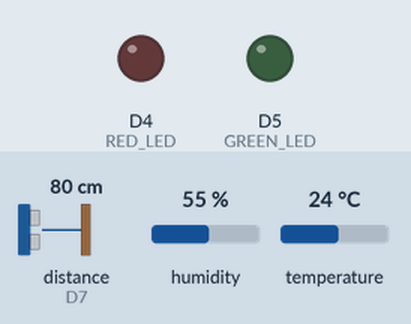
This sketch was run on a simulated ESP8266 (NodeMCU). Shown: output pins drawn as LEDs (lit = HIGH). The inputs (shaded band) are chosen by the test bench; at power-on: distance to the obstacle (sensor on D7) 80 cm, humidity 55 %, temperature 24 °C. The echo pulse lasts 58.3 µs per cm; WiFi joins after 1.5 s; servers stay silent unless stated; no MQTT or app messages arrive unless stated; pins used as bus, display or sensor lines are not drawn; what the sketch prints to the serial monitor is not drawn.

Above: at 2.7 s.
2.8 s: distance to the obstacle (sensor on D7) set to 76 cm
At 3.5 s:
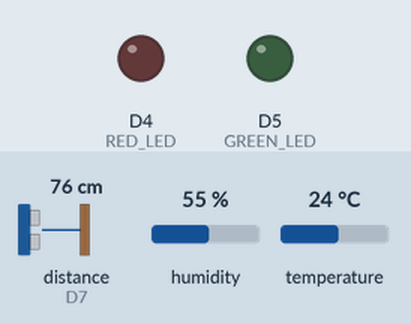
9.7 s: distance to the obstacle (sensor on D7) set to 2 cm
At 11.0 s:
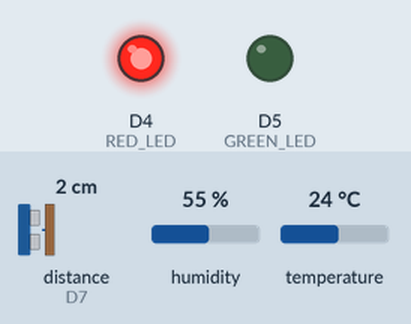
16.6 s: distance to the obstacle (sensor on D7) set to 120 cm
At 21.3 s:
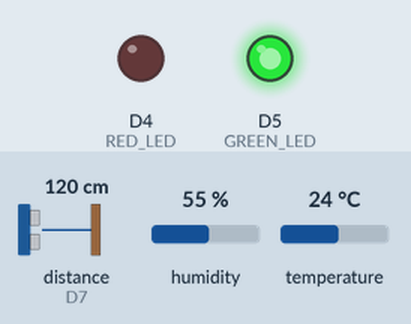
23.5 s: distance to the obstacle (sensor on D7) set to 4 cm
At 26.1 s:
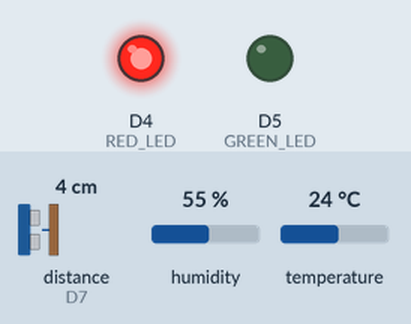
30.4 s: distance to the obstacle (sensor on D7) set to 250 cm
At 35.5 s:
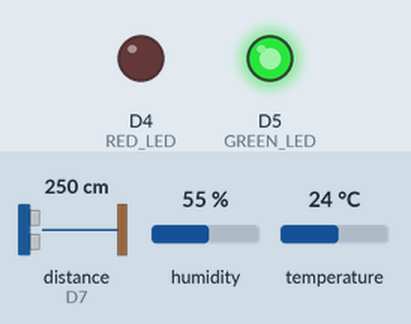
Timing chart, 0 to 37.0 s (numbered marks = the images above; inputs shaded):
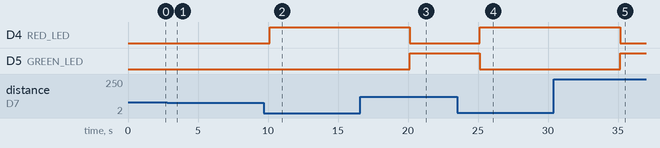

The sketch:

Deteksi_Banjir.ino
```cpp
#include <Arduino.h>
#include <ESP8266WiFi.h>
#include <PubSubClient.h>
#include <SimpleDHT.h>

#define RED_LED D4
#define GREEN_LED D5
#define BLUE_LED D6

const char *ssid = "POCO X3 NFC";              // sesuaikan dengan username wifi
const char *password = "lumajang";             // sesuaikan dengan password wifi
const char *mqtt_server = "broker.hivemq.com"; // isikan server broker

WiFiClient espClient;
PubSubClient client(espClient);

SimpleDHT11 dht11(D6);
#define triggerPin D8
#define echoPin D7

long now = millis();
long lastMeasure = 0;
String macAddr = "";

void setup_wifi()
{
  delay(10);
  Serial.println();
  Serial.print("Connecting to ");
  Serial.println(ssid);
  WiFi.begin(ssid, password);
  while (WiFi.status() != WL_CONNECTED)
  {
    delay(500);
    Serial.print(".");
  }
  Serial.println("");
  Serial.print("WiFi connected - ESP IP address: ");
  Serial.println(WiFi.localIP());
  macAddr = WiFi.macAddress();
  Serial.println(macAddr);
}

void reconnect()
{
  while (!client.connected())
  {
    Serial.print("Attempting MQTT connection...");
    if (client.connect(macAddr.c_str()))
    {
      Serial.println("connected");
    }
    else
    {
      Serial.print("failed, rc=");
      Serial.print(client.state());
      Serial.println(" try again in 5 seconds");
      delay(5000);
    }
  }
}

void callback(String topic, byte *message, unsigned int length)
{
  Serial.print("Message arrived on topic: ");
  Serial.print(topic);
  Serial.print(". Message: ");
  String messageTemp;
  for (int i = 0; i < length; i++)
  {
    Serial.print((char)message[i]);
    messageTemp += (char)message[i];
  }
  Serial.println();
  if (topic == "msg.red")
  {
    if (messageTemp == "on")
    {
      redOn();
    }
    else if (messageTemp == "off")
    {
      redOff();
    }
  }
  if (topic == "msg.blue")
  {
    if (messageTemp == "on")
    {
      blueOn();
    }
    else if (messageTemp == "off")
    {
      blueOff();
    }
  }
  if (topic == "msg.red")
  {
    if (messageTemp == "on")
    {
      greenOn();
    }
    else if (messageTemp == "off")
    {
      greenOff();
    }
  }
  Serial.println();
}

void redOn()
{
  digitalWrite(RED_LED, HIGH);
  digitalWrite(GREEN_LED, LOW);
  digitalWrite(BLUE_LED, LOW);
  delay(1000);
}

void blueOn()
{
  digitalWrite(RED_LED, LOW);
  digitalWrite(GREEN_LED, LOW);
  digitalWrite(BLUE_LED, HIGH);
  delay(1000);
}

void greenOn()
{
  digitalWrite(RED_LED, LOW);
  digitalWrite(GREEN_LED, HIGH);
  digitalWrite(BLUE_LED, LOW);
  delay(1000);
}

void redOff() {digitalWrite(RED_LED, LOW);}
void blueOff() {digitalWrite(BLUE_LED, LOW);}
void greenOff() {digitalWrite(GREEN_LED, LOW);}

void setup()
{
  Serial.begin(115200);
  pinMode(RED_LED, OUTPUT);
  pinMode(GREEN_LED, OUTPUT);
  pinMode(BLUE_LED, OUTPUT);
  Serial.println("Mqtt Node-RED");
  setup_wifi();
  client.setServer(mqtt_server, 1883);
  client.setCallback(callback);
  pinMode(triggerPin, OUTPUT);
  pinMode(echoPin, INPUT);
}

void loop()
{
  if (!client.connected())
  {
    reconnect();
  }
  if (!client.loop())
  {
    client.connect(macAddr.c_str());
  }
  now = millis();
  if (now - lastMeasure > 5000)
  {
    lastMeasure = now;
    int err = SimpleDHTErrSuccess;

    byte temperature = 0;
    byte humidity = 0;

    String statusSuhu;
    if ((err = dht11.read(&temperature, &humidity, NULL)) != SimpleDHTErrSuccess)
    {
      Serial.print("Pembacaan DHT11 gagal, err=");
      Serial.println(err);
      delay(1000);
      return;
    }
    if (temperature >= 26 && temperature <= 30)
    {
      statusSuhu = "Normal";
    }
    else
    {
      statusSuhu = "Dingin";
    }

    static char temperatureTemp[7];
    static char kelembapanTemp[7];
    static char ketinggianTemp[7];

    dtostrf(temperature, 4, 2, temperatureTemp);
    dtostrf(humidity, 4, 2, kelembapanTemp);

    long duration, jarak;
    digitalWrite(triggerPin, LOW);
    delayMicroseconds(2);
    digitalWrite(triggerPin, HIGH);
    delayMicroseconds(10);
    digitalWrite(triggerPin, LOW);
    duration = pulseIn(echoPin, HIGH);
    jarak = (duration / 2) / 29.1;
    Serial.println("jarak :");
    delay(100);

    if (jarak > 0 && jarak <= 40)
    {
      redOn();
    }
    else if (jarak > 41 && jarak < 80)
    {
      blueOn();
    }
    else
    {
      greenOn();
    }

    Serial.println(temperatureTemp);
    Serial.println(kelembapanTemp);

    dtostrf(jarak, 4, 2, ketinggianTemp);
    Serial.print(ketinggianTemp);
    Serial.println("cm");

    client.publish("room/suhuu", temperatureTemp);
    client.publish("room/ketinggian", ketinggianTemp);
    client.publish("room/kelembapan", kelembapanTemp);
  }
}
```

Measured:
- after the input at 2.8 s, D5 (GREEN_LED): stays LOW (without the input it goes to HIGH after 2.3 s)
- after the input at 9.7 s, D4 (RED_LED): LOW → HIGH after 0.43 s
- after the input at 16.6 s, D4 (RED_LED): HIGH → LOW after 3.5 s; D5 (GREEN_LED): LOW → HIGH after 3.5 s
- after the input at 23.5 s, D4 (RED_LED): LOW → HIGH after 1.6 s; D5 (GREEN_LED): HIGH → LOW after 1.6 s
- after the input at 30.4 s, D4 (RED_LED): HIGH → LOW after 4.7 s; D5 (GREEN_LED): LOW → HIGH after 4.7 s
